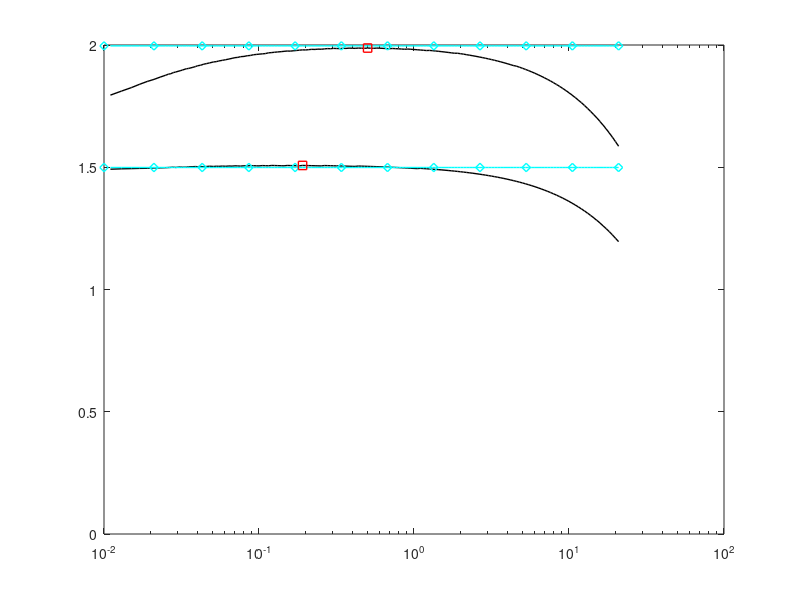

MATLAB code to generate this figure: (Note: this script raises an error after producing the figure.)
%                                
%        Description: This m-file considers the Estimation-Throughput tradeoff 
%        for the fading channel.  
%        (When an outage constraint is established over the power received at PR)        
%
%        Clearly the regulated power is distributed according non central
%        chi-2 distribution. However to simplify the analysis we
%        approximate the non central distribution against the Gamma
%        distribution.
%        
%        The simulation is performed to show the following:
%        1) Analyse the throughput vs estimation curves
%        2) Confirm the theoretical analysis vs simulation results
%
%        Created on: 04.08.15
%        Revision History: 04.08.15 --> File generated   
%  
%%%%%%%%%%%%%%%%%%%%%%%%%%%%%%%%%%%%%%%%%%%%%%%%%%%%%%%%%%%%%%%%%%%%%%%%%%%

clear all;
close all;
clc;

sim = 00;                                            % Enable( = 1) to perform simulation, theoretical analysis
th = 00;                                             % disable ( = 0) to plot curves, data is read from a file
                                                     % Theoretical anaylsis is also included of simulation as
                                                     % numerical integration is involved
%%%%%%%%%%%%%%%%%%%%%%%%%%%%%%%%%%%%%%%%%%%%%%%%%%%%%%%%%%%%%%%%%%%%%%%%%%%
%   Parameters
%%%%%%%%%%%%%%%%%%%%%%%%%%%%%%%%%%%%%%%%%%%%%%%%%%%%%%%%%%%%%%%%%%%%%%%%%%%
P_full = 10^(+00/10);                                % Max Transmit power transmitted by ST 
P_tran = -00;                                        % Power transmitted by PR, the SNR received at ST can be 
                                                     % varried using this parameter
noise_power = -100;                                  % noise power -100 dBm
I_T = -110;                                          % Interference temperature -80 dBm
f_s = 1e6;                                           % 1 MHz one band
K = 0.1 * f_s;                                       % K = Total number of samples in a frame = T * f_s, T = 100 ms WRAN standard
alpha_true_p1 = 100;                                 % True Path loss between ST and PR  to achieve P_p = IT  
alpha_true_p2 = 100;                                 % True Path loss between PT and SR  
alpha_true_s = 080;                                  % True Path loss between ST and SR  to achieve P_p = IT  
epsilon = 0.10;                                      % Outage Probability constraint at PR
snr = 10^(P_tran/10) * 10^(-alpha_true_p1/10)...     % snr received at the PR
    / 10^(noise_power/10);
m_p = 5;                                             % Number of realizations of channel for the link ST-PR
m_s = 5;                                             % Number of realizations of channel for the link ST-SR 
P_reg_max = 10^(-00/10);                             % Maximum Trasmit Power Constraint1

E_s = 1;                                             % Pilot Energy 
N_s = 10;                                            % Number of Pilot Symobols 


%%%%%%%%%%%%%%%%%%%%%%%%%%%%%%%%%%%%%%%%%%%%%%%%%%%%%%%%%%%%%%%%%%%%%%%%%%%
%   Simulation
%%%%%%%%%%%%%%%%%%%%%%%%%%%%%%%%%%%%%%%%%%%%%%%%%%%%%%%%%%%%%%%%%%%%%%%%%%%


if sim
    M = 1e6;                                  % Number of realizations 
    if snr == 1
        N_sim = ceil(10.^[1:0.4:4.4]);          % N = Total of samples used for estimation = tau * f_s (ms) 
    elseif snr == 0.1
        N_sim = [100:2000:20000];            % N = Total of samples used for estimation = tau * f_s (ms)      
    end
    P_reg_sim = zeros(1, length(N_sim));      % Regulated transmitted power at ST
    P_rcvd_sim = zeros(1, M);                 % Received Power at ST

    Exp_R_sim = zeros(1,length(N_sim));       % Expected throughput  
    num_tp = 10000;                           % Number of test points
    for i=1:length(N_sim)
        disp(strcat('N = ',num2str(N_sim(i)))); 
        g_p1 = ones(1, M) .* random('gam',m_p, 1/m_p, 1, M);
        g_p2 = ones(1, M) .* random('gam',m_p, 1/m_p, 1, M);
        g_s = ones(1, M) .* random('gam', m_s, 1/m_s, 1, M); 
        parfor j=1:M
            % Estimate the received power P_reg with additive noise amplitude (zero mean and noise variance) 
            samples_st = sqrt(g_p1(j) * 10^((P_tran)/10) * 10^(-alpha_true_p1/10)) * ones(1, N_sim(i)) + random('norm', 0, sqrt(10^(noise_power/10)), 1, N_sim(i));

            samples_sr = sqrt(g_p2(j) * 10^((P_tran)/10) * 10^(-alpha_true_p2/10)) * ones(1, N_sim(i)) + random('norm', 0, sqrt(10^(noise_power/10)), 1, N_sim(i));
            P_rcvd_sim_st(j) = mean(samples_st.^2);  
            P_rcvd_sim_sr(j) = mean(samples_sr.^2);          
            alpha_s_est(j) = mean(normrnd(sqrt(g_s(j) * 10^(-alpha_true_s/10)), sqrt(10^(noise_power/10)), 1, N_s).^2);
        end            
            % Perform power control over the received samples, 
            % hist(P_reg_sim(i,:), 200)
            % print(gcf,'-dpdf','../figures/hist_P_reg')
            P_reg_tp = linspace(P_reg_max, P_reg_max * 1e-2, num_tp);
            for k=num_tp:-1:1
                %(length(find(P_rcvd_sim < test_points(k)))/M)
                if length(find(P_rcvd_sim_st >= (10^(I_T/10) * 10^(P_tran/10) / P_reg_tp(k) + 10^(noise_power/10))))/M >=  epsilon   
                    P_reg_sim(i) = P_reg_tp(k);       
                    break;
                end
            end            
       
            P_reg_sim(i) =  min(P_reg_max, P_reg_sim(i));
    
            if 0
                C_1__ = calc_capacities(10^(-alpha_true_p2/10)/10^(noise_power/10),...
                    10^(-alpha_true_s/10), P_reg_sim(i), 10^(noise_power/10), N_sim(i), N_s);

                C_1_ = calc_capacities_fad(10^(-alpha_true_p2/10)/10^(noise_power/10),...                    
                    10^(-alpha_true_s/10), P_reg_sim(i), 10^(noise_power/10),  N_sim(i), N_s, m_p, m_s);
            end
            
            C_1 = mean(log2(1 + alpha_s_est * P_reg_sim(i) ./ P_rcvd_sim_sr));         

            
            Exp_R_sim(i) =(K- N_sim(i))/K * C_1;  

            
            disp(strcat('Exp_R_sim(i) = ',num2str(Exp_R_sim(i)))); 
            disp(strcat('P_reg_sim(i) = ',num2str(P_reg_sim(i)))); 
    end
    save('results_thr_est_time_tradeoff_fading_wo_nu_snr_m00_log_e10_m2_sim.mat');
    if ~th      % If theoretical analysis is already simulated the computation ends here.
        quit;
    end
end
    
%%%%%%%%%%%%%%%%%%%%%%%%%%%%%%%%%%%%%%%%%%%%%%%%%%%%%%%%%%%%%%%%%%%%%%%%%%%
%   Theoretical analysis
%%%%%%%%%%%%%%%%%%%%%%%%%%%%%%%%%%%%%%%%%%%%%%%%%%%%%%%%%%%%%%%%%%%%%%%%%%%
if th
   %% Theoretical parameters    
    if snr == 1
        N_th = ceil([1:2:25,10.^(1.4:0.02:4.32)]);  % N = Total of samples used for estimation = tau * f_s (ms)
    elseif snr == 0.1
        N_th = [100:200:20000];  % N = Total of samples used for estimation = tau * f_s (ms)
    end
   
   
    P_reg_th = zeros(1,length(N_th));          % Expected power regulated by ST
    Exp_R_th = zeros(1,length(N_th));          % Expected throughput  
    num_tp = 10000;                             % Number of test points
    P_reg_ga_th = zeros(1,length(N_th));       % Expected power regulated by ST (applying Gamma Approximation)
    Exp_R_ga_th = zeros(1,length(N_th));       % Expected throughput (applying Gamma Approximation) 

    for i=1:length(N_th)       
        disp(strcat('N_th = ',num2str(N_th(i))));             
        P_reg_temp = 0;
        P_reg_ga_temp = 0;

       %% Determining the performance meterics --> Exp_R
       %% Expected values           
       
       %% Gamma Approximation to the non-central chi-squared distribution
       
       %% Determine the controlled power
       if 0 %% Method 1  -- Not Working
           temp_preg = 10^(I_T/10) * 10^(P_tran/10) ./...
               (10^(noise_power/10)/N_th(i) * (2 + 4 * snr)./(1 + snr) .*...
                gammaincinv((1 - epsilon), N_th(i) * (1 + snr).^2./(2 + 4 * snr)) - 10^(noise_power/10))
           func_preg = @(t) 10^(I_T/10) * 10^(P_tran/10) ./...
               (10^(noise_power/10)/N_th(i) * (2 + 4 * t * snr)./(1 + t * snr) .*...
                gammaincinv((1 - epsilon), N_th(i) * (1 + t * snr).^2./(2 + 4 * t * snr))...
                - 10^(noise_power/10)) * 1/gamma(m_p) * m_p^(m_p) .* t.^(m_p - 1) .* exp(-m_p * t);       
           P_reg_th_temp = integral(func_preg, 0, 100);
       end
       
       if 1 %% Method 2  -- Working But takes to long       
           P_reg_tp = linspace(P_reg_max, P_reg_max * 1e-2, num_tp);
           for k = 1:1:num_tp                      
               func_prcvd = @(t) gammainc( (10^(I_T/10) * 10^(P_tran/10)/P_reg_tp(k)...
                    + 10^(noise_power/10))./(10^(noise_power/10)/N_th(i)...
                   * (2 + 4 * t * snr)./(1 + t * snr)),...
                   N_th(i) * (1 + t * snr).^2./(2 + 4 * t * snr)) *...
                   1/gamma(m_p) * m_p^m_p  .* t.^(m_p - 1) .* exp(-m_p * t);
               result = integral(func_prcvd, 0, 100);                
               if result >= (1 - epsilon)
                   P_reg_temp = P_reg_tp(k);                    
                   break;
               end
           end
           P_reg_th(i) =  min(P_reg_max, P_reg_temp);

          %% Expected Rate
           if 1
               func_r_em = @(u, t) (K- N_th(i))/K * log2(1 + u * P_reg_temp * 10^(-alpha_true_s/10) ./...
                    (10^(noise_power/10) + t * 10^(-alpha_true_p2/10))) *...
                    1/gamma(m_s) * m_s^(m_s) .* u.^(m_s - 1) .* exp(-m_s * u) *... 
                    1/gamma(m_p) * m_p^(m_p) .* t.^(m_p - 1) .* exp(-m_p * t);
                Exp_R_th(i) = integral2(func_r_em, 0, 100, 0, 100);
           end
           if 1
               C_1 = calc_capacities_fad(10^(-alpha_true_p2/10)/10^(noise_power/10),...                    
                    10^(-alpha_true_s/10), P_reg_temp, 10^(noise_power/10), N_th(i), N_s, m_p, m_s);
                Exp_R_th(i) = (K- N_th(i))/K * C_1;
           end
            disp(strcat('Exp_R_th(i) = ',num2str(Exp_R_th(i)))); 
            disp(strcat('P_reg_th(i) = ',num2str(P_reg_th(i))));
       end
       
       if 0  %% Method 3 -- Approximating the first two moments of the distribution for Prcvd with 
             %% the moments of Gamma distribution -- Not so Accurate for low SNR and for N > 1000

            %% The mean and variance are determined from the moment generating function 
            mean_nc = 10^(noise_power/10) * (1 + m_p * 1/m_p * snr);
            var_nc =  (10^(noise_power/10))^2/N_th(i) * (2 * + 4 * m_p * 1/m_p *...
                snr + N_th(i) * m_p * 1/m_p^2 * (snr)^2);
            % Parameters for Gamma distribution 
            b = var_nc / mean_nc;
            a = mean_nc / b;
            P_reg_ga_temp = 10^(I_T/10) * 10^(P_tran/10) / (b * gammaincinv((1 - epsilon),a) - 10^(noise_power/10));       
           
            P_reg_ga_th(i) =  min(P_reg_max, P_reg_ga_temp);
            
           %% Expected Rate
            if 0
                func_r_em_ga = @(u, t) (K- N_th(i))/K * log2(1 + u * P_reg_ga_temp * 10^(-alpha_true_s/10) ./...
                    (10^(noise_power/10) + t * 10^(-alpha_true_p2/10))) .*...
                    1/gamma(m_s) * m_s^(m_s) .* u.^(m_s - 1) .* exp(-m_s * u) *...
                    1/gamma(m_p) * m_p^(m_p) .* t.^(m_p - 1) .* exp(-m_p * t);
                Exp_R_ga_th(i) = integral2(func_r_em_ga, 0, 100, 0, 100);
            end
            if 1
                 C_1 = calc_capacities_fad(10^(-alpha_true_p2/10)/10^(noise_power/10),...                    
                    10^(-alpha_true_s/10), P_reg_ga_temp, 10^(noise_power/10), N_th(i), N_s, m_p, m_s);
                Exp_R_ga_th(i) = (K- N_th(i))/K * C_1;
            end
            disp(strcat('Exp_R_ga_th(i) = ',num2str(Exp_R_ga_th(i)))); 
            disp(strcat('P_reg_ga_th(i) = ',num2str(P_reg_ga_th(i))));
       end 
    end
    %%%%%%%%%%%%%%%%%%%%%%%%%%%%%%%%%%%%%%%%%%%%%%%%%%%%%%%%%%%%%%%%%%%%%%%%%%%
    %   Finding optimum estimation time
    %%%%%%%%%%%%%%%%%%%%%%%%%%%%%%%%%%%%%%%%%%%%%%%%%%%%%%%%%%%%%%%%%%%%%%%%%%%
    % Optimum throughput for the ideal model
    [Exp_R_opt index] = max(Exp_R_th);
    N_opt = N_th(index);

    save('results_thr_est_time_tradeoff_fading_wo_nu_snr_m00_log_e10_m5_SI_00_th.mat');
    quit;
end
%%%%%%%%%%%%%%%%%%%%%%%%%%%%%%%%%%%%%%%%%%%%%%%%%%%%%%%%%%%%%%%%%%%%%%%%%%%
%   Plot curves theoretical analysis - Estimation-Throughput tradeoff
%%%%%%%%%%%%%%%%%%%%%%%%%%%%%%%%%%%%%%%%%%%%%%%%%%%%%%%%%%%%%%%%%%%%%%%%%%%

%% Epsilon = 0.01
load('results_thr_est_time_tradeoff_fading_wo_nu_snr_m00_log_e10_m1_SI_00_th.mat');
Fontsize = 8.5;
%pbaspect([1 0.3 1]);
[value indexOfInterest] = find(N_th >= 10);

h2 = semilogx(N_th(indexOfInterest) * 1e-3, Exp_R_th(indexOfInterest), 'k', 'LineWidth', 1);
Ymin = min(Exp_R_th);

%% Ideal Model
if 1 %% Ouatge Constarint
    P_reg_id = 10^(I_T/10) * m_p / 10^(-alpha_true_p1/10) / gammaincinv(epsilon, m_p, 'upper');
   
    func_r_id = @(t, u) log2(1 + P_reg_id .* u .*  10^(-alpha_true_s/10)...
        ./ (10^(noise_power/10)  + t * 10^(-alpha_true_p2/10))) .*...
        1/gamma(m_s) * m_s^(m_s) .* u.^(m_s - 1) .* exp(-m_s * u) .*...
        1/gamma(m_p) * m_p^(m_p) .* t.^(m_p - 1) .* exp(-m_p * t);
    Exp_R_id = integral2(func_r_id, 0, 100, 0, 100);
end
hold on,
h1 = plot(N_th(indexOfInterest) * 1e-3, Exp_R_id * ones(1, length(N_th(indexOfInterest))), 'c', 'LineWidth', 1);
hold on,
gap  = 12;
downsampled = floor(10.^linspace(min(log10(N_th(indexOfInterest) * 10^-3)), max(log10(N_th(indexOfInterest) * 10^-3)), gap) * 10^3);
plot(downsampled * 1e-3, Exp_R_id * ones(1, length(downsampled)), 'cd', 'LineWidth', 1);
lp1 = plot(0,0,'-c','Marker','d', 'LineWidth', 1, 'visible','off');


%% Gamma Approximation
if 0
    hold on,
    h5 = plot(N_th(indexOfInterest) * 1e-3, Exp_R_ga_th(indexOfInterest), 'k--', 'LineWidth', 1);
    hold on,
    [Exp_R_ga_opt index] = max(Exp_R_ga_th);
    N_ga_opt = N_th(index);
    plot(N_ga_opt * 1e-3, Exp_R_ga_opt, 'rs', 'LineWidth', 1,'handlevisibility','off');
end

%% Optimum Value
hold on,
[value index] = max(Exp_R_th(indexOfInterest));
Exp_R_opt = value;
N_opt = N_th(index + length(N_th) - length(indexOfInterest));
h3 = semilogx(N_opt * 1e-3, Exp_R_opt, 'rs', 'LineWidth', 1);

if 1

    %% Epsilon = 0.10
    load('results_thr_est_time_tradeoff_fading_wo_nu_snr_m00_log_e10_m5_SI_00_th.mat');
    [value indexOfInterest] = find(N_th >= 10);
    semilogx(N_th(indexOfInterest) * 1e-3, Exp_R_th(indexOfInterest), 'k', 'LineWidth', 1);

    %% Ideal Model
    if 1 %% Ouatge Constarint
        P_reg_id = 10^(I_T/10) * m_p / 10^(-alpha_true_p1/10) / gammaincinv(epsilon, m_p, 'upper');

        func_r_id = @(t, u) log2(1 + P_reg_id .* u .*  10^(-alpha_true_s/10)...
            ./ (10^(noise_power/10)  + t * 10^(-alpha_true_p2/10))) .*...
            1/gamma(m_s) * m_s^(m_s) .* u.^(m_s - 1) .* exp(-m_s * u) .*...
            1/gamma(m_p) * m_p^(m_p) .* t.^(m_p - 1) .* exp(-m_p * t);
        Exp_R_id = integral2(func_r_id, 0, 100, 0, 100);

    end
    hold on,
    h1 = plot(N_th(indexOfInterest) * 1e-3, Exp_R_id * ones(1, length(N_th(indexOfInterest))), 'c', 'LineWidth', 1);
    hold on,
    gap  = 12;
    downsampled = floor(10.^linspace(min(log10(N_th(indexOfInterest) * 10^-3)), max(log10(N_th(indexOfInterest) * 10^-3)), gap) * 10^3);
    plot(downsampled * 1e-3, Exp_R_id * ones(1, length(downsampled)), 'cd', 'LineWidth', 1);
    %% Gamma Approximation
    if 0
        hold on,
        h5 = plot(N_th(indexOfInterest) * 1e-3, Exp_R_ga_th(indexOfInterest), 'k--', 'LineWidth', 1);
        hold on,
        [Exp_R_ga_opt index] = max(Exp_R_ga_th);
        N_ga_opt = N_th(index);
        plot(N_ga_opt * 1e-3, Exp_R_ga_opt, 'rs', 'LineWidth', 1,'handlevisibility','off');
    end

    hold on,
    [value index] = max(Exp_R_th(indexOfInterest));
    Exp_R_opt = value;
    N_opt = N_th(index + length(N_th) - length(indexOfInterest));
    semilogx(N_opt * 1e-3, Exp_R_opt, 'rs', 'LineWidth', 1);

end

Ymax = max(Exp_R_id);

%%%%%%%%%%%%%%%%%%%%%%%%%%%%%%%%%%%%%%%%%%%%%%%%%%%%%%%%%%%%%%%%%%%%%%%%%%%
%   Plot curves simulation
%%%%%%%%%%%%%%%%%%%%%%%%%%%%%%%%%%%%%%%%%%%%%%%%%%%%%%%%%%%%%%%%%%%%%%%%%%%
if 1
    load('results_thr_est_time_tradeoff_fading_wo_nu_snr_m00_log_e10_m1_sim.mat');
    hold on,
    h4 = plot(N_sim * 1e-3, Exp_R_sim, 'ko', 'LineWidth', 1);

    load('results_thr_est_time_tradeoff_fading_wo_nu_snr_m00_log_e10_m5_sim.mat');
    hold on,
    plot(N_sim * 1e-3, Exp_R_sim, 'ko', 'LineWidth', 1);


    grid on;
    axis([10^-2 max(N_th) * 1e-3 Ymin * 0.82  Ymax * 1.09]);
    ylabel('$\rs(\tau)$ [bits/sec/Hz]','FontSize',Fontsize);
    xlabel('$\tau$ [ms]','FontSize',Fontsize);
    hl = legend([lp1 h2 h3 h4],'IM', 'EM', '$\trs(\ttau)$', 'Simulated');
    %set(hl, 'position',[0.725 0.12 0.15 0.31]);
    set(hl, 'position',[0.54 0.12 0.28 0.24]);
    set(gca,'FontSize',Fontsize);

    if 0
        %%%% Zommed Image %%%%%
        % create a new pair of axes inside current figure
        ax = axes('Position',[.30 .47 .28 .27]);
        box on; % put box around new pair of axes
        child_gca = get(gca,'Children');

        [value indexOfInterest] = find(N_th <= 600 & N_th > 30);
        plot(N_th(indexOfInterest) * 1e-3, Exp_R_th(indexOfInterest), 'k', 'LineWidth', 1); % plot on new axes
        hold on,
        plot(N_th(indexOfInterest) * 1e-3, Exp_R_ga_th(indexOfInterest), 'k--', 'LineWidth', 1); % plot on new axes
        hold on,
        plot(N_opt * 1e-3, Exp_R_opt, 'rs', 'LineWidth', 1);
        hold on,
        plot(N_ga_opt * 1e-3, Exp_R_ga_opt, 'rs', 'LineWidth', 1);
        ylabel('$\rs(\tau)$','FontSize',Fontsize);
        xlabel('$\tau$ [ms]','FontSize',Fontsize);
        set(ax, 'XTick', [0.2 0.4 0.6]);
        set(ax, 'YTick', [1.72 1.75 1.78]);
        axis(ax, [min(N_th(indexOfInterest))* 1e-3 max(N_th(indexOfInterest))* 1e-3...
            min(Exp_R_th(indexOfInterest)) * 0.95  max(Exp_R_ga_th(indexOfInterest)) * 1.001]);
    end
end
laprint(1, '../figures/fig_thr_est_time_tradeoff_fading', 'options', 'factory', 'width', 8, 'scalefonts',...
    'on', 'factor',0.5, 'keepfontprops', 'on');

%%%%%%%%%%%%%%%%%%%%%%%%%%%%%%%%%%%%%%%%%%%%%%%%%%%%%%%%%%%%%%%%%%%%%%%%%%%
%   Plot curves theoretical analysis - Control Power vs Estimation
%%%%%%%%%%%%%%%%%%%%%%%%%%%%%%%%%%%%%%%%%%%%%%%%%%%%%%%%%%%%%%%%%%%%%%%%%%%
figure(2);
%% m = 1
load('results_thr_est_time_tradeoff_fading_wo_nu_snr_m00_log_e10_m1_SI_00_th.mat');
%% Ideal Model
if 1 %% Ouatge Constarint
    P_reg_id = 10^(I_T/10) * m_p / 10^(-alpha_true_p1/10) / gammaincinv(epsilon, m_p, 'upper');
   
    func_r_id = @(t) log2(1 + P_reg_id * t *  10^(-alpha_true_s/10)...
        ./ (10^(noise_power/10))) *...
        1/gamma(m_s) .* t.^(m_s - 1) * m_p^(m_s) .* exp(-m_s * t);
    Exp_R_id = integral(func_r_id, 0, 100);
end
h1 = semilogx(N_th * 1e-3, 10*log10(P_reg_id) * ones(1, length(N_th)), 'c', 'LineWidth', 1);
gap = 12;
downsampled = floor(10.^linspace(min(log10(N_th * 10^-3)), max(log10(N_th * 10^-3)), gap) * 10^3);
hold on,
semilogx(downsampled * 1e-3, 10*log10(P_reg_id) * ones(1, length(downsampled)), 'cd', 'LineWidth', 1);
lp1 = plot(0,0,'-c', 'Marker','d','LineWidth', 1,'visible','off');

hold on,
h2 = semilogx(N_th* 1e-3, 10*log10(P_reg_th), 'k', 'LineWidth', 1);
%hold on,
%semilogx(N_th(indexOfInterest) * 1e-3, 10*log10(P_reg_ga_th), 'k', 'LineWidth', 1);
Y_min = min(10*log10(P_reg_th));

%% m = 5
load('results_thr_est_time_tradeoff_fading_wo_nu_snr_m00_log_e10_m5_SI_00_th.mat');
%% Ideal Model
if 1 %% Ouatge Constarint
    P_reg_id = 10^(I_T/10) * m_p / 10^(-alpha_true_p1/10) / gammaincinv(epsilon, m_p, 'upper');
   
    func_r_id = @(t) log2(1 + P_reg_id * t *  10^(-alpha_true_s/10)...
        ./ (10^(noise_power/10))) *...
        1/gamma(m_s) .* t.^(m_s - 1) * m_p^(m_s) .* exp(-m_s * t);
    Exp_R_id = integral(func_r_id, 0, 100);
end
hold on,
semilogx(N_th * 1e-3, 10*log10(P_reg_id) * ones(1, length(N_th)), 'c', 'LineWidth', 1);
gap = 12;
downsampled = floor(10.^linspace(min(log10(N_th * 10^-3)), max(log10(N_th * 10^-3)), gap) * 10^3);
hold on,
semilogx(downsampled * 1e-3, 10*log10(P_reg_id) * ones(1, length(downsampled)), 'cd', 'LineWidth', 1);
hold on,
semilogx(N_th * 1e-3, 10*log10(P_reg_th), 'k', 'LineWidth', 1);
%hold on,
%semilogx(N_th(indexOfInterest) * 1e-3, 10*log10(P_reg_ga_th), 'k', 'LineWidth', 1);
Y_max = 10*log10(P_reg_id);

%%%%%%%%%%%%%%%%%%%%%%%%%%%%%%%%%%%%%%%%%%%%%%%%%%%%%%%%%%%%%%%%%%%%%%%%%%%
%   Plot curves simulation
%%%%%%%%%%%%%%%%%%%%%%%%%%%%%%%%%%%%%%%%%%%%%%%%%%%%%%%%%%%%%%%%%%%%%%%%%%%
if 1
    load('results_thr_est_time_tradeoff_fading_wo_nu_snr_m00_log_e10_m1_sim.mat');
    hold on,
    h3 = plot(N_sim * 1e-3, 10*log10(P_reg_sim), 'ko', 'LineWidth', 1);

    load('results_thr_est_time_tradeoff_fading_wo_nu_snr_m00_log_e10_m5_sim.mat');
    hold on,
    plot(N_sim * 1e-3, 10*log10(P_reg_sim), 'ko', 'LineWidth', 1);
end

grid on;
axis([10^-2 max(N_th) * 1e-3 Y_min * .92 Y_max * 0.96]);
ylabel('$\preg$ [dBm]','FontSize',Fontsize);
xlabel('$\tau$ [ms]','FontSize',Fontsize);
hl = legend([lp1 h2 h3],'IM', 'EM', 'Simulated');
%set(hl, 'position',[0.725 0.12 0.15 0.31]);
set(hl, 'position',[0.61 0.12 0.29 0.21]);
set(gca,'FontSize',Fontsize);
set(gca, 'YTick', [-14 -13 -12]);
laprint(2, '../figures/fig_Preg_est_time_fading', 'options', 'factory', 'width', 8, 'scalefonts',...
    'on', 'factor',0.5, 'keepfontprops', 'on');
